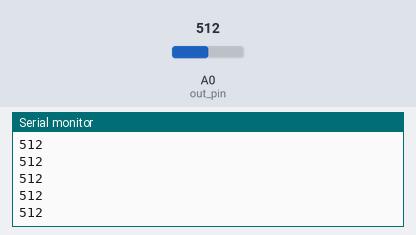
The sketch below on a simulated Arduino Uno, built with avr-gcc and run on an emulated ATmega328P. Shown: the last lines printed to the serial monitor. The inputs (shaded band) are chosen by the test bench; at power-on: A0 (out_pin) = 512.

Above: at 1.2 s.
1.3 s: A0 (out_pin) set to 716
At 1.31 s:
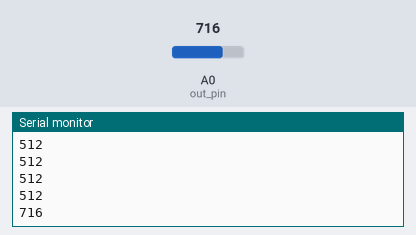
2.8 s: A0 (out_pin) set to 900
At 2.81 s:
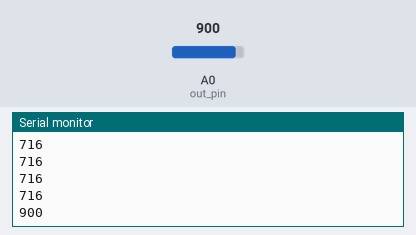
Timing chart, 0 to 5.8 s (numbered marks = the images above; inputs shaded):
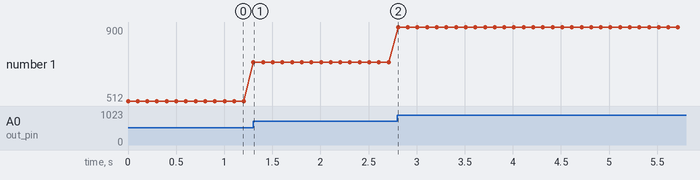

The sketch:

analog-ir.ino
```cpp
const int out_pin=A0;
void setup() {
  // put your setup code here, to run once:
  pinMode(out_pin,INPUT);
  Serial.begin(9600);
}

void loop() {
  // put your main code here, to run repeatedly:
  Serial.println(analogRead(out_pin));
  delay(100);
}
```

Measured:
- after the input at 1.3 s, the serial monitor: prints a new line at once (image 1)
- after the input at 2.8 s, the serial monitor: prints a new line at once (image 2)
- plotted number 1: 512 → 716 after the input at 1.3 s, 716 → 900 after the input at 2.8 s
